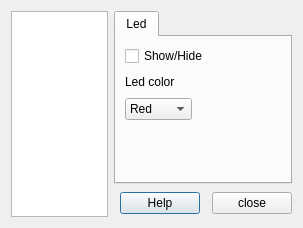
<ui version="4.0" >
 <class>QRL_LedsManager</class>
 <widget class="QDialog" name="QRL_LedsManager" >
  <property name="geometry" >
   <rect>
    <x>0</x>
    <y>0</y>
    <width>303</width>
    <height>228</height>
   </rect>
  </property>
  <property name="minimumSize" >
   <size>
    <width>303</width>
    <height>228</height>
   </size>
  </property>
  <property name="maximumSize" >
   <size>
    <width>303</width>
    <height>228</height>
   </size>
  </property>
  <property name="windowTitle" >
   <string>Leds Manager</string>
  </property>
  <property name="windowIcon" >
   <iconset resource="qrtailab.qrc" >:/icons/led_icon.xpm</iconset>
  </property>
  <layout class="QGridLayout" >
   <item rowspan="2" row="0" column="0" >
    <widget class="QListWidget" name="ledListWidget" >
     <property name="baseSize" >
      <size>
       <width>100</width>
       <height>0</height>
      </size>
     </property>
    </widget>
   </item>
   <item row="0" column="1" colspan="4" >
    <widget class="QTabWidget" name="tabWidget" >
     <property name="currentIndex" >
      <number>0</number>
     </property>
     <widget class="QWidget" name="tab" >
      <attribute name="title" >
       <string>Led</string>
      </attribute>
      <layout class="QGridLayout" >
       <item rowspan="2" row="0" column="0" colspan="3" >
        <widget class="QCheckBox" name="showCheckBox" >
         <property name="text" >
          <string>Show/Hide</string>
         </property>
        </widget>
       </item>
       <item row="1" column="2" >
        <spacer>
         <property name="orientation" >
          <enum>Qt::Horizontal</enum>
         </property>
         <property name="sizeHint" >
          <size>
           <width>40</width>
           <height>20</height>
          </size>
         </property>
        </spacer>
       </item>
       <item row="2" column="0" >
        <widget class="QLabel" name="colorLabel" >
         <property name="text" >
          <string>Led color</string>
         </property>
        </widget>
       </item>
       <item row="2" column="1" colspan="2" >
        <spacer>
         <property name="orientation" >
          <enum>Qt::Horizontal</enum>
         </property>
         <property name="sizeHint" >
          <size>
           <width>40</width>
           <height>20</height>
          </size>
         </property>
        </spacer>
       </item>
       <item row="3" column="0" >
        <widget class="QComboBox" name="ledColorComboBox" >
         <item>
          <property name="text" >
           <string>Red</string>
          </property>
         </item>
         <item>
          <property name="text" >
           <string>Green</string>
          </property>
         </item>
         <item>
          <property name="text" >
           <string>Blue</string>
          </property>
         </item>
         <item>
          <property name="text" >
           <string>Yellow</string>
          </property>
         </item>
        </widget>
       </item>
       <item row="3" column="1" colspan="2" >
        <spacer>
         <property name="orientation" >
          <enum>Qt::Horizontal</enum>
         </property>
         <property name="sizeHint" >
          <size>
           <width>40</width>
           <height>20</height>
          </size>
         </property>
        </spacer>
       </item>
       <item row="4" column="0" >
        <spacer>
         <property name="orientation" >
          <enum>Qt::Vertical</enum>
         </property>
         <property name="sizeHint" >
          <size>
           <width>20</width>
           <height>40</height>
          </size>
         </property>
        </spacer>
       </item>
      </layout>
     </widget>
    </widget>
   </item>
   <item row="1" column="1" >
    <spacer>
     <property name="orientation" >
      <enum>Qt::Horizontal</enum>
     </property>
     <property name="sizeHint" >
      <size>
       <width>16</width>
       <height>27</height>
      </size>
     </property>
    </spacer>
   </item>
   <item row="1" column="2" >
    <widget class="QPushButton" name="helpButton" >
     <property name="text" >
      <string>Help</string>
     </property>
    </widget>
   </item>
   <item row="1" column="3" >
    <spacer>
     <property name="orientation" >
      <enum>Qt::Horizontal</enum>
     </property>
     <property name="sizeHint" >
      <size>
       <width>16</width>
       <height>27</height>
      </size>
     </property>
    </spacer>
   </item>
   <item row="1" column="4" >
    <widget class="QPushButton" name="closeButton" >
     <property name="text" >
      <string>close</string>
     </property>
    </widget>
   </item>
  </layout>
 </widget>
 <resources>
  <include location="qrtailab.qrc" />
 </resources>
 <connections>
  <connection>
   <sender>closeButton</sender>
   <signal>clicked()</signal>
   <receiver>QRL_LedsManager</receiver>
   <slot>hide()</slot>
   <hints>
    <hint type="sourcelabel" >
     <x>314</x>
     <y>244</y>
    </hint>
    <hint type="destinationlabel" >
     <x>381</x>
     <y>239</y>
    </hint>
   </hints>
  </connection>
 </connections>
</ui>
